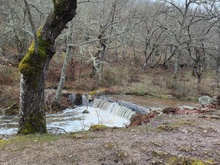
#> input picture image-processing/img_candidatos/MDLS-01/guia.jpg, 220 x 165 px, shrunk from 3574 x 2681 before the run, found by its file name
$ python procesar-img.py
#> lines starting #> are read from the running program, lines starting #| are printed output that depends on the picture
import cv2
import numpy as np
import os
import time
import threading
from PIL import Image

def print_banner(text):
    """Imprime un texto enmarcado con colores."""
    border = "=" * (len(text) + 4)
    print(f"\033[94m{border}\033[0m")
    print(f"\033[94m| {text} |\033[0m")
    print(f"\033[94m{border}\033[0m")

def comprime_img():
    """Convierte imágenes a formato JPG, comprime su tamaño y las mueve a img_originales."""
    print("\n")
    print("Iniciando compresión de imágenes...")
    input_dir = 'img_nuevas'
    output_dir = 'img_originales'
    quality = 85
    count = 0

    for root, dirs, files in os.walk(input_dir):
        for file in files:
            input_path = os.path.join(root, file)
            rel_path = os.path.relpath(root, input_dir)
            output_folder = os.path.join(output_dir, rel_path)
            os.makedirs(output_folder, exist_ok=True)

            output_path = os.path.join(output_folder, os.path.splitext(file)[0] + '.jpg')
            print(f"Procesando: {input_path} -> {output_path}")

            with Image.open(input_path) as img:
                img = img.convert("RGB")
                img.save(output_path, 'JPEG', quality=quality, optimize=True)

            os.remove(input_path)
            count += 1
            print(f"Imagen comprimida y guardada: {output_path}")

    print(f"Total de imágenes comprimidas: {count}")

def encuadra_img():
    """Encuadra imágenes de img_originales que no están en img_procesadas usando AKAZE con diferentes parámetros avanzados."""
    print("\n")
    print("Iniciando encuadre de imágenes...")
    original_dir = 'img_originales'
    processed_dir = 'img_procesadas'
    guide_dir = 'img_guia'
    candidate_dir = 'img_candidatos'
    os.makedirs(candidate_dir, exist_ok=True)

    for category in os.listdir(original_dir):
        original_folder = os.path.join(original_dir, category)
        processed_folder = os.path.join(processed_dir, category)
        guide_path = os.path.join(guide_dir, category, 'guia.jpg')
        candidate_folder = os.path.join(candidate_dir, category)
        os.makedirs(candidate_folder, exist_ok=True)

        if not os.path.exists(processed_folder):
            os.makedirs(processed_folder)

        for img_file in os.listdir(original_folder):
            if img_file.lower() == 'guia.jpg' or img_file in os.listdir(processed_folder):
                continue  # Evitar procesar la imagen guía y las ya procesadas

            image_path = os.path.join(original_folder, img_file)
            print(f"Procesando encuadre de: {image_path}")
            guide = cv2.imread(guide_path, cv2.IMREAD_GRAYSCALE)
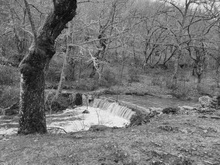
#> guide: shape (165, 220); min 5, max 250, mean 116.3
            image = cv2.imread(image_path)
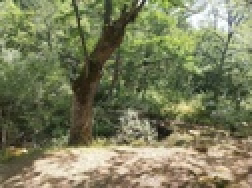
#> input picture image-processing/img_originales/MDLS-01/2024-07-18_Marivi Esteban Esteban.jpg, 126 x 94 px, shrunk from 2040 x 1530 before the run, found by its file name (shown 2 times larger)
#> image is the input picture: shape (94, 126, 3); mean B, G, R 92.6, 125.9, 123.1
            image_gray = cv2.cvtColor(image, cv2.COLOR_BGR2GRAY)
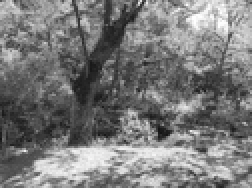
#> image_gray: shape (94, 126) (shown 2 times larger); min 19, max 255, mean 121.3

            for i in range(10):
                start_time = time.time()
                try:
                    detector = cv2.AKAZE_create(
                        descriptor_type=cv2.AKAZE_DESCRIPTOR_MLDB,
                        descriptor_size=0,
                        descriptor_channels=3,
                        threshold=0.0020 - i * 0.0002,
                        nOctaves=4,
                        nOctaveLayers=4,
                        diffusivity=cv2.KAZE_DIFF_PM_G2
                    )
                    kp1, des1 = detector.detectAndCompute(guide, None)
                    kp2, des2 = detector.detectAndCompute(image_gray, None)

                    if des1 is None or des2 is None:
                        print(f"No se encontraron descriptores en {image_path} con threshold {0.0020 - i * 0.0002}. Saltando candidato...")
                        continue

                    matcher = cv2.BFMatcher()
                    matches = matcher.knnMatch(des1, des2, k=2)

                    matches = [m for m in matches if len(m) == 2]
                    matches = sorted(matches, key=lambda x: x[0].distance)[:min(50, len(matches))]
                    good_matches = [m[0] for m in matches if m[0].distance < (0.77 - i * 0.01) * m[1].distance]

                    if len(good_matches) < 4:
                        print(f"No suficientes good_matches en {image_path} con threshold {0.0020 - i * 0.0002}. Saltando candidato...")
                        continue

                    src_pts = np.float32([kp2[m.trainIdx].pt for m in good_matches]).reshape(-1, 1, 2)
                    dst_pts = np.float32([kp1[m.queryIdx].pt for m in good_matches]).reshape(-1, 1, 2)

                    M, _ = cv2.estimateAffinePartial2D(src_pts, dst_pts, method=cv2.RANSAC)
                    adjusted = cv2.warpAffine(image, M, (guide.shape[1], guide.shape[0]))
                    output_path = os.path.join(candidate_folder, f'{img_file[:-4]}-{i}.jpg')
                    cv2.imwrite(output_path, adjusted)
                    elapsed_time = time.time() - start_time
                    print(f"Imagen candidata generada: {output_path} en {elapsed_time:.2f} segundos con threshold {0.0020 - i * 0.0002} y distancia {0.77 - i * 0.01}")
                except Exception as e:
                    print(f"Error al procesar candidato {i} para {image_path}: {e}. Continuando con el siguiente.")
#> this loop made 10 passes
#> matches on passes 1, 6, 7, 8, 9, 10: 23 matches, 50 matches, 50 matches, 50 matches, 50 matches, 50 matches
#> (matches, good_matches) on passes 2 to 5: (23 matches, 1 matches), (32 matches, 2 matches), (39 matches, 1 matches), (48 matches, 1 matches)


def selecciona_img():
    """Selecciona una imagen de img_candidatos y la mueve a img_procesadas o elimina todas si no se elige ninguna."""
    print("\n")
    print("Iniciando selección de imágenes...")
    candidate_dir = 'img_candidatos'
#> candidate_dir = 'img_candidatos'
    processed_dir = 'img_procesadas'
    os.makedirs(processed_dir, exist_ok=True)

    for category in os.listdir(candidate_dir):
        candidate_folder = os.path.join(candidate_dir, category)
        processed_folder = os.path.join(processed_dir, category)
        os.makedirs(processed_folder, exist_ok=True)

        img_prefixes = set("-".join(f.split('-')[:-1]) for f in os.listdir(candidate_folder) if f.endswith('.jpg'))
        img_prefixes = [prefix for prefix in img_prefixes if prefix]  # Filtra prefijos vacíos
#> img_prefixes = []

        for img_prefix in img_prefixes:
            if not any(img_prefix in f for f in os.listdir(processed_folder)):
                print(f"Selecciona una imagen para {img_prefix} en {category}:")
                candidates = sorted([f for f in os.listdir(candidate_folder) if f.startswith(img_prefix)])
                for idx, img_file in enumerate(candidates):
                    print(f"{idx}: {img_file}")
                print("n: No seleccionar ninguna y eliminar todas")

                choice = input("Número de la imagen seleccionada: ")

                if choice.lower() == "n":
                    print(f"Eliminando todos los candidatos para {img_prefix}...")
                    for img in candidates:
                        os.remove(os.path.join(candidate_folder, img))
                        print(f"Imagen eliminada: {img}")
                else:
                    choice = int(choice)
                    selected_img = candidates[choice]

                    src_path = os.path.join(candidate_folder, selected_img)
                    dst_path = os.path.join(processed_folder, img_prefix + '.jpg')
                    os.rename(src_path, dst_path)
                    print(f"Imagen seleccionada y movida: {dst_path}")

                    for img in candidates:
                        if img != selected_img:  # Evitar eliminar la imagen ya movida
                            os.remove(os.path.join(candidate_folder, img))
                            print(f"Imagen eliminada: {img}")

def main():
    print_banner("Procesamiento de imágenes de las Ventanas del Tiempo")
    comprime_img()
    encuadra_img()
    selecciona_img()
    print_banner("Proceso finalizado con éxito")

if __name__ == "__main__":
    main()
